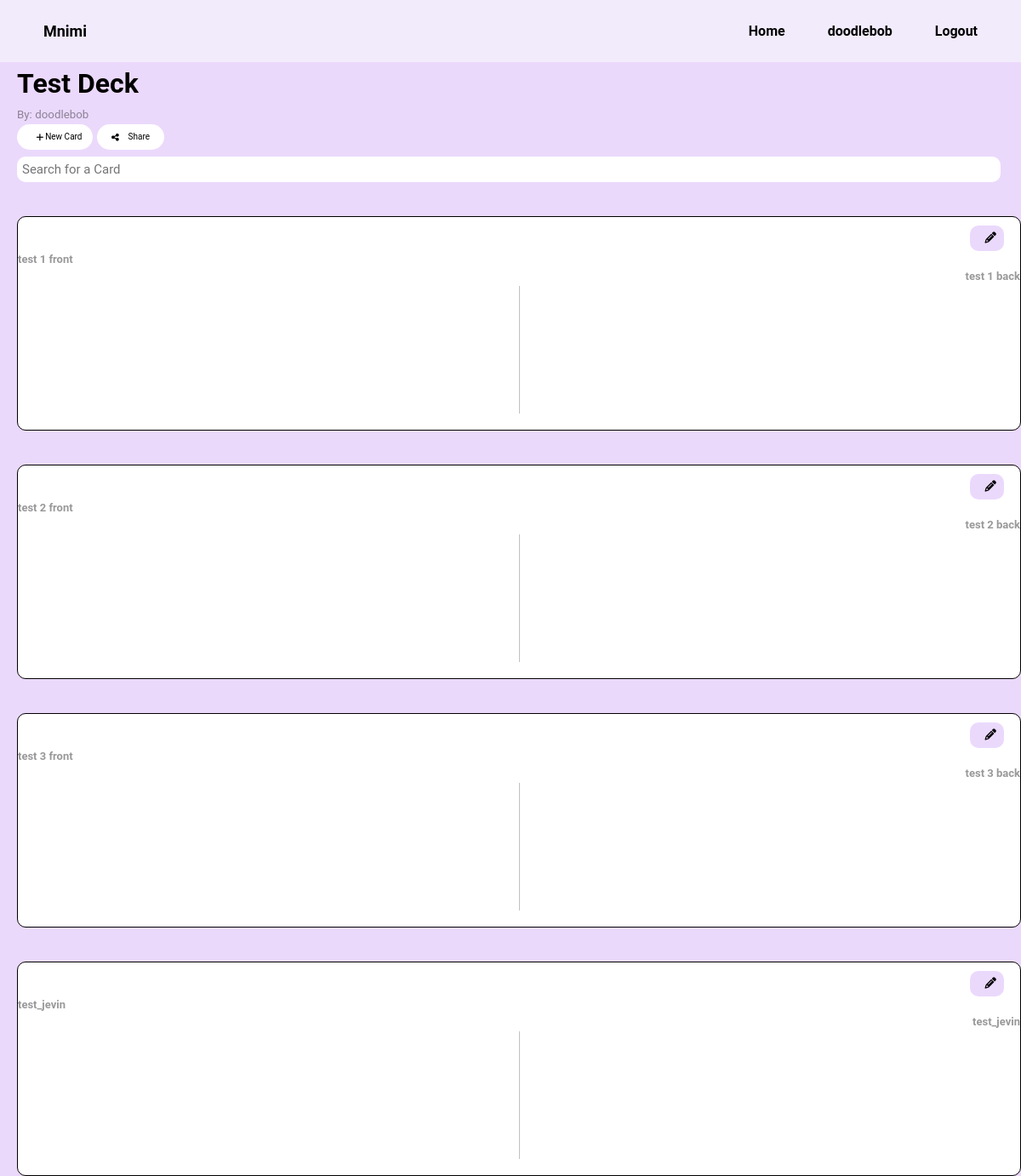
Page /deck/406/ (signed in) on the earlier database version.
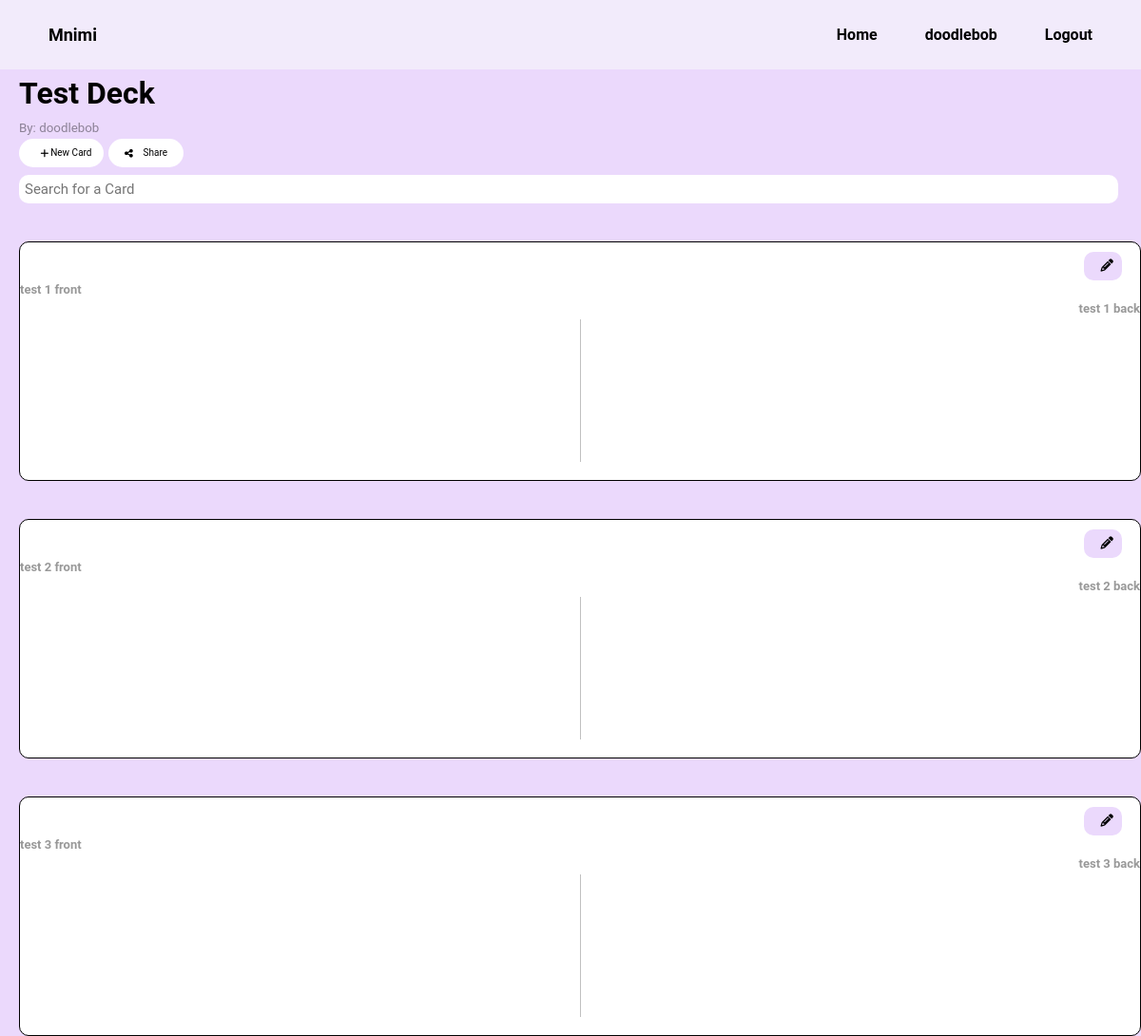
Same page on the later database version.
### app/models.py (models this page shows, shortened)
class Deck(models.Model):
    id = models.AutoField(primary_key=True)
    user_account =  models.ForeignKey(User, on_delete=models.DO_NOTHING)
    creator_username = models.CharField(blank=False, max_length=50)
    deckName = models.CharField(blank=False, max_length=50)
    dateCreated = models.DateField(null=True, blank=True)
    isFavourite = models.BooleanField(default=False)
    editable = models.BooleanField(default=False)
    cardCount = models.IntegerField(default=0)
    def getDeck(deck_ID, user_ID):
        try:
            deck = Deck.objects.get(id = deck_ID, user_account__id = user_ID)
        except ObjectDoesNotExist:
            deck = False
        return deck

class Card(models.Model):
    id = models.AutoField(primary_key=True)
    deck = models.ForeignKey(Deck, on_delete = models.DO_NOTHING)
    front_text = models.CharField(max_length=280)
    back_text = models.CharField(max_length=280)
    front_Img = models.ImageField(upload_to='images/', null=True, blank=True)
    back_Img = models.ImageField(upload_to='images/', null=True, blank=True)
    def getDecksCards(deck_ID):
        try:
            cards = Card.objects.filter(deck__id = deck_ID)
        except ObjectDoesNotExist:
            cards = False
        return cards

### app/views.py (the view)
# urls.py: path('deck/<int:deckId>/', views.deck, name='deck'),
@login_required
def deck(request, deckId):
    deck = Deck.getDeck(deckId, request.user.id)
    if deck == False:
        deck = "Deck does not exist!"
    if request.method == 'POST':
        form = CardForm(request.POST, request.FILES)
        if form.is_valid():
            Card.createCard(deck, form.cleaned_data, request.user)
            return HttpResponseRedirect(f"/deck/{deckId}")
    else:
        form = CardForm()
    deckCards = Card.getDecksCards(deckId)
    if deckCards == False:
        deckCards = "Deck does not exist!"
    context = {
        "deck": deck,
        "deckCards": deckCards,
        "form": form,
    }
    template_name = "app/deck.html"
    return render(request, template_name, context)

### app/forms.py
class CardForm(forms.Form):
    frontText = forms.CharField(label="Front Text", max_length=280)
    frontImg = forms.FileField(label="Front Image", required=False)
    backText = forms.CharField(label="Back Text", max_length=280)
    backImg = forms.FileField(label="Back Image", required=False)

### templates/app/deck.html (shortened to what this page needs)
{% extends "base.html" %} {% load static %}  {% block content %}
<link rel="stylesheet" type="text/css" href="{% static 'css/main.css' %}" />
<div class="deckpage">
    <div class="header">
        <h1>{{deck.deckName}}</h1>
        <p class="creator">By: {{deck.creator_username}}</p>
    </div>
    <div class="deckpage__buttons">
        <button class="deckpage__buttons trigger"><i class="fa-solid fa-plus"></i>New Card</button>
        <button class="deckpage__buttons"><i class="fa-solid fa-share-nodes"></i>Share</button>
    </div>
    <div class="search">
        <input type="text" class="searching" placeholder="Search for a Card">
    </div>
    <div class="card_compenents">
        {% for card in deckCards %}
        {% include 'components/card.html' %}
        {% endfor %}
    </div>
</div>
{% endblock content%}

### templates/base.html (shortened to what this page needs)
{% load static %}
<!DOCTYPE html>
<html lang="en">
  <head>
    <link rel="stylesheet" type="text/css" href="{% static 'css/main.css' %}" />
  </head>
  <body>
    <nav class="navigation">
      <a href="/">Mnimi</a>
      <div class="navigation__right">
        <a href="http://127.0.0.1:8000/">Home</a>
        {% if user.is_authenticated %}
          <a href="http://127.0.0.1:8000/accounts/">{{ user.get_username }}</a>
          <a href="{% url 'logout' %}?next={{request.path}}">Logout</a>
        {% else %}
          <a href="{% url 'login' %}?next={{request.path}}">Login</a>
        {% endif %}
      </div>
    </nav>
    {% block content %} {% endblock content %}
  </body>
</html>

### templates/components/card.html (shortened to what this page needs)
<div class="card">
    <button class="card_edit_button"><i class="fa-solid fa-pencil"></i></button>
    <h1 class="card_question">{{card.front_text}}</h1>
    <h1 class="card_answer">{{card.back_text}}</h1>
</div>

### static/css/main.css (style rules this page uses)
* { font-family: "Roboto", sans-serif; box-sizing: border-box; margin: 0; padding: 0; border: 0; }
html, body { width: 100%; height: 100%; background-color: #ebd9fc; }
a { color: #000; text-decoration: none; }
button { cursor: pointer; }
.creator { font-size: small; opacity: 60%; }
.deckpage { background-color: #EBD9FC; display: grid; grid-template-rows: 2fr 1fr 1fr; line-height: 1.6; padding-left: 20px; height: 170px; }
.deckpage__buttons { background-color: #ffffff; font-size: x-small; height: 30px; width: 79px; display: grid; border-radius: 23px; padding: 0px 10px; align-items: center; grid-auto-flow: column; column-gap: 5px; }
.deckpage i { margin-right: -8px; }
.deckpage input[type=text] { width: 98%; height: 30px; border-radius: 10px; padding: 6px; margin-top: 8px; font-size: 15px; border: none; background-color: #ffffff; color: #ffffff; }
.card { height: 252px; width: 100%; border-radius: 10px; border: 1px solid rgb(0, 0, 0); margin-top: 40px; background-color: #ffffff; }
.card h1 { background: transparent; opacity: 40%; font-size: small; }
.card_edit_button { background-color: #ebd9fc; border-radius: 10px; width: 40px; height: 30px; display: grid; align-items: center; position: relative; left: 95%; margin-top: 10px; }
.card_answer { text-align: right; }
.deckpage i { background-color: transparent; }
.creator { opacity: 40%; font-size: smaller; }
.navigation { font-weight: bold; font-size: large; display: grid; grid-auto-flow: column; justify-content: space-between; align-items: center; border: 1px solid #F2EBFB; padding: 25px 50px; background-color: #F2EBFB; }
.navigation__right { font-size: medium; font-weight: bold; display: grid; grid-auto-flow: column; grid-gap: 50px; align-items: center; }

Differences in the rows shown:
removed Card: front_text "test_jevin", back_text "test_jevin"
